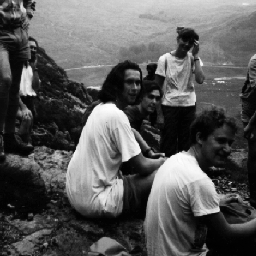
%> input picture matlab/images1.gif, 256 x 256 px
$ octave --eval "result = SaveExtendedImageBase;"   (GNU Octave 9; MATLAB toolbox functions it lacks are replaced by stand-ins)
%> lines starting %> are read from the running program, lines starting %| are printed output that depends on the picture
function [extended_image_base]=SaveExtendedImageBase()

%Save the 15 standard images into standard_image_base.
extended_image_base=zeros(256,256,40);

image=imread('images1.gif');
%> image is the input picture: size 256x256 uint8; min 1, max 255, mean 89.4
extended_image_base(:,:,1)=image(:,:);

image=imread('images2.gif');
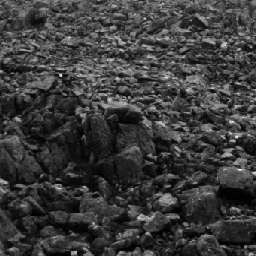
%> input picture matlab/images2.gif, 256 x 256 px
%> image is the input picture: size 256x256 uint8; min 0, max 255, mean 59.5
extended_image_base(:,:,2)=image(:,:);

image=imread('images3.gif');
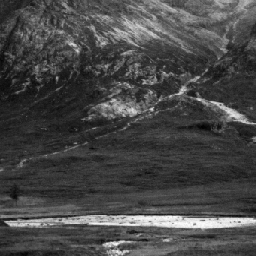
%> input picture matlab/images3.gif, 256 x 256 px
%> image is the input picture: size 256x256 uint8; min 1, max 255, mean 71.1
extended_image_base(:,:,3)=image(:,:);

image=imread('images4.gif');
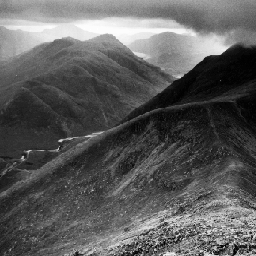
%> input picture matlab/images4.gif, 256 x 256 px
%> image is the input picture: size 256x256 uint8; min 1, max 255, mean 91.5
extended_image_base(:,:,4)=image(:,:);

image=imread('images5.gif');
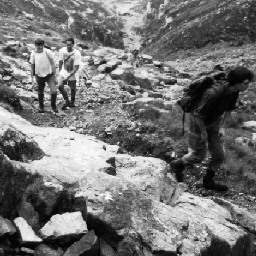
%> input picture matlab/images5.gif, 256 x 256 px
%> image is the input picture: size 256x256 uint8; min 1, max 255, mean 115.6
extended_image_base(:,:,5)=image(:,:);

image=imread('images6.gif');
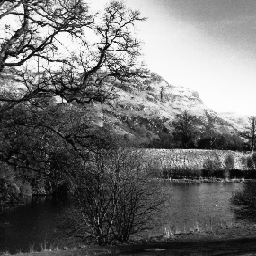
%> input picture matlab/images6.gif, 256 x 256 px
%> image is the input picture: size 256x256 uint8; min 1, max 255, mean 111.9
extended_image_base(:,:,6)=image(:,:);

%> (the run ends here)
